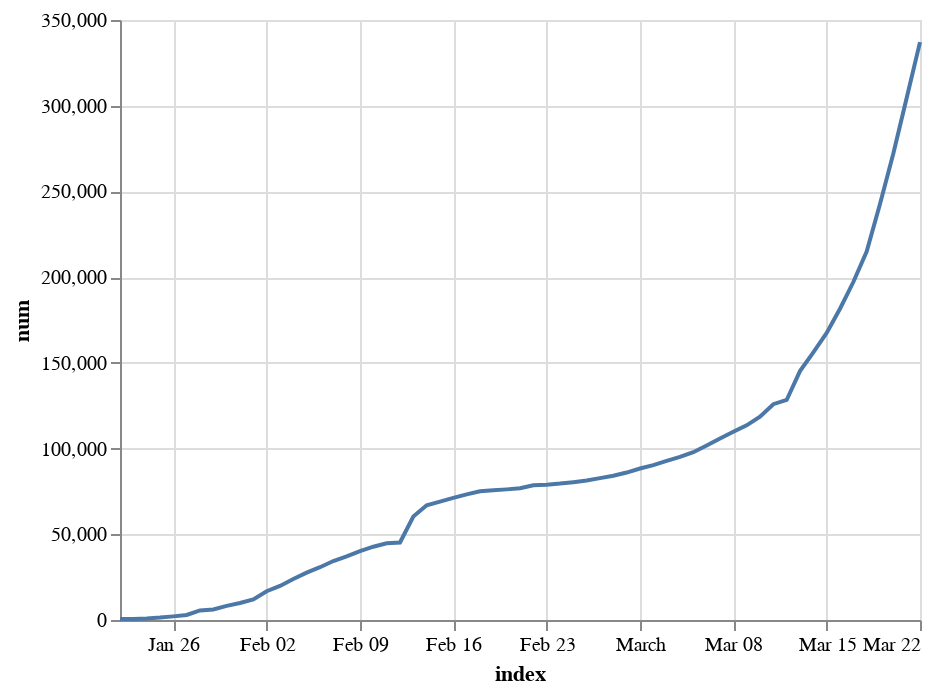

Notebook source saved alongside this figure:
### Code cell
alt.Chart(df.reset_index()).mark_line().encode(
    x='index:T',
    y='num:Q',
)

### Figure 1 — Vega-Lite specification as saved in the notebook (floating-point values rounded to 4 significant figures)
{"config": {"view": {"continuousWidth": 400, "continuousHeight": 300}}, "data": {"name": "data-91bdcf8ef0a30e4b85d284ef88ecd4b1"}, "mark": "line", "encoding": {"x": {"type": "temporal", "field": "index"}, "y": {"type": "quantitative", "field": "num"}}, "$schema": "https://vega.github.io/schema/vega-lite/v4.0.2.json", "datasets": {"data-91bdcf8ef0a30e4b85d284ef88ecd4b1": [{"index": "1/22/20", "num": 555}, {"index": "1/23/20", "num": 654}, {"index": "1/24/20", "num": 941}, {"index": "1/25/20", "num": 1434}, {"index": "1/26/20", "num": 2118}, {"index": "1/27/20", "num": 2927}, {"index": "1/28/20", "num": 5578}, {"index": "1/29/20", "num": 6166}, {"index": "1/30/20", "num": 8234}, {"index": "1/31/20", "num": 9927}, {"index": "2/1/20", "num": 12038}, {"index": "2/2/20", "num": 16787}, {"index": "2/3/20", "num": 19881}, {"index": "2/4/20", "num": 23892}, {"index": "2/5/20", "num": 27635}, {"index": "2/6/20", "num": 30794}, {"index": "2/7/20", "num": 34391}, {"index": "2/8/20", "num": 37120}, {"index": "2/9/20", "num": 40150}, {"index": "2/10/20", "num": 42762}, {"index": "2/11/20", "num": 44802}, {"index": "2/12/20", "num": 45221}, {"index": "2/13/20", "num": 60368}, {"index": "2/14/20", "num": 66885}, {"index": "2/15/20", "num": 69030}, {"index": "2/16/20", "num": 71224}, {"index": "2/17/20", "num": 73258}, {"index": "2/18/20", "num": 75136}, {"index": "2/19/20", "num": 75639}, {"index": "2/20/20", "num": 76197}, {"index": "2/21/20", "num": 76819}, {"index": "2/22/20", "num": 78572}, {"index": "2/23/20", "num": 78958}, {"index": "2/24/20", "num": 79561}, {"index": "2/25/20", "num": 80406}, {"index": "2/26/20", "num": 81388}, {"index": "2/27/20", "num": 82746}, {"index": "2/28/20", "num": 84112}, {"index": "2/29/20", "num": 86011}, {"index": "3/1/20", "num": 88369}, {"index": "3/2/20", "num": 90306}, {"index": "3/3/20", "num": 92840}, {"index": "3/4/20", "num": 95120}, {"index": "3/5/20", "num": 97882}, {"index": "3/6/20", "num": 101794}, {"index": "3/7/20", "num": 105831}, {"index": "3/8/20", "num": 109805}, {"index": "3/9/20", "num": 113571}, {"index": "3/10/20", "num": 118602}, {"index": "3/11/20", "num": 125875}, {"index": "3/12/20", "num": 128353}, {"index": "3/13/20", "num": 145209}, {"index": "3/14/20", "num": 156104}, {"index": "3/15/20", "num": 167456}, {"index": "3/16/20", "num": 181575}, {"index": "3/17/20", "num": 197152}, {"index": "3/18/20", "num": 214911}, {"index": "3/19/20", "num": 242708}, {"index": "3/20/20", "num": 272166}, {"index": "3/21/20", "num": 304521}, {"index": "3/22/20", "num": 337091}]}}
